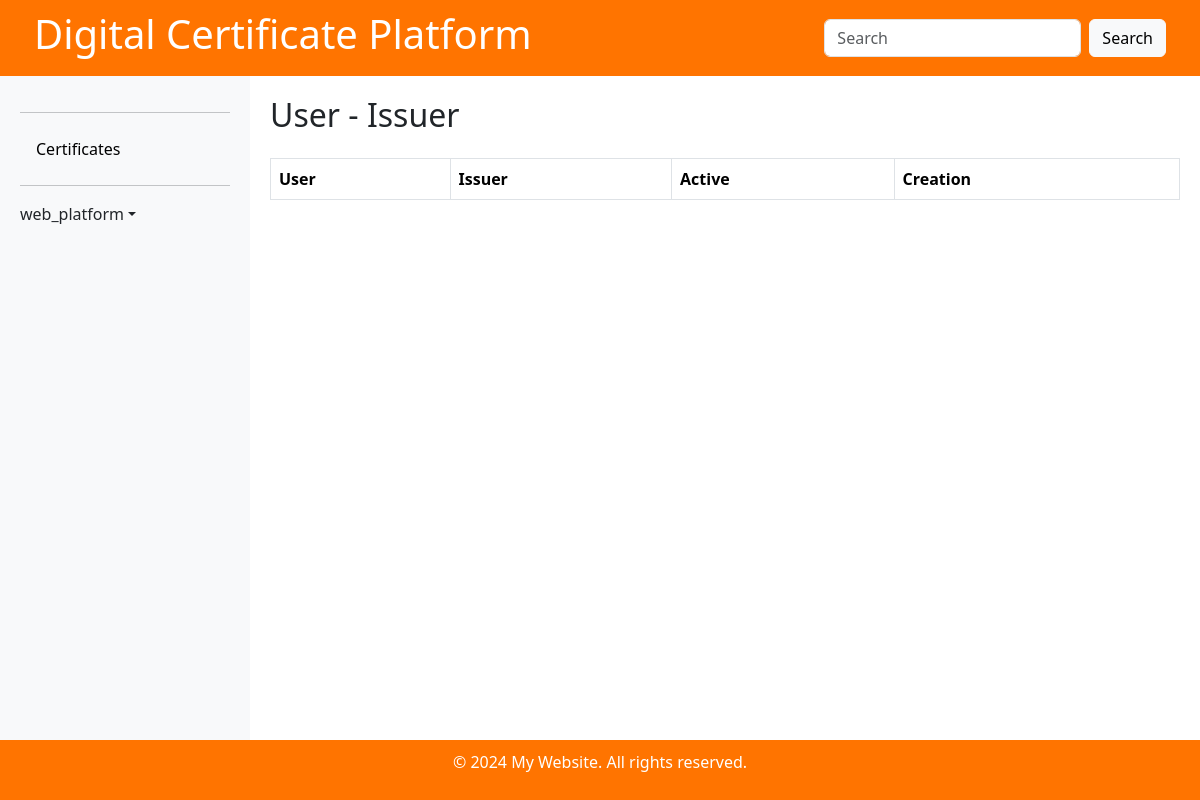
Before: /user-issuer-view (signed in) with the older database file.
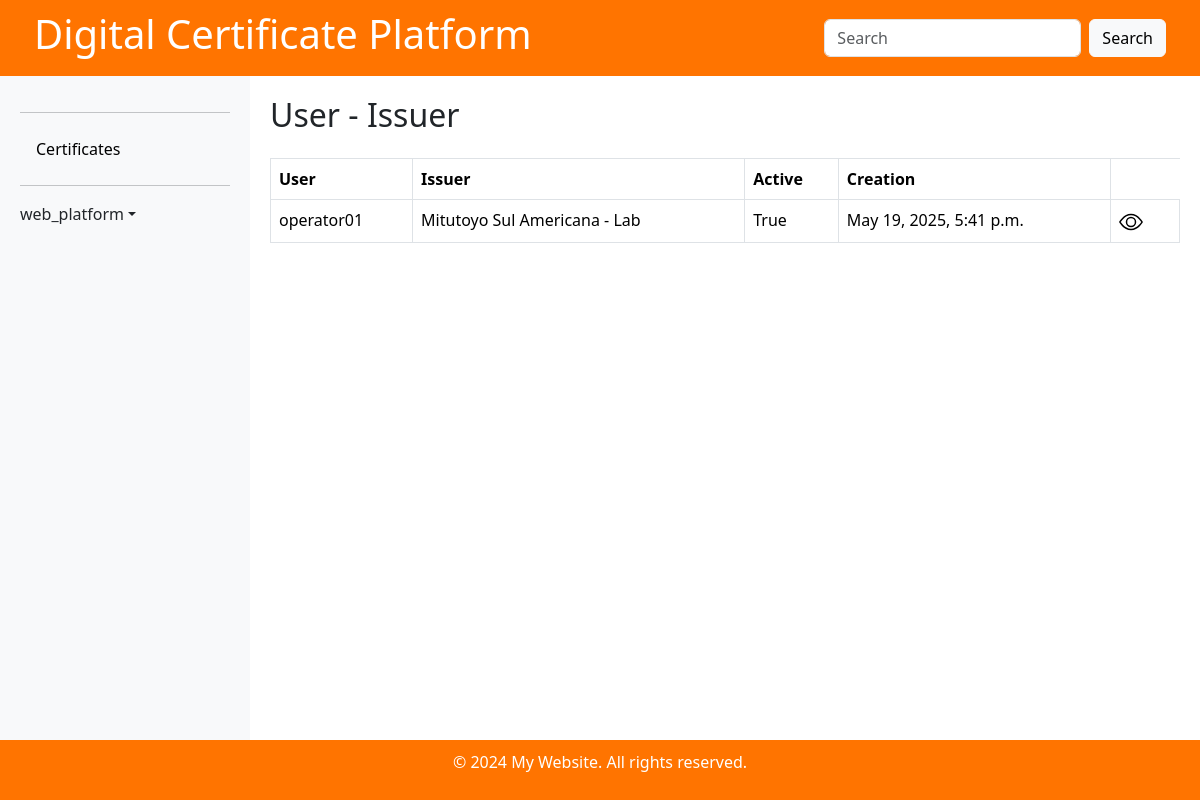
After: the same page with the newer database file.
### certificate/models.py (models this page shows, shortened)
class UserIssuer(models.Model):
    user            = models.ForeignKey(User, on_delete=models.PROTECT)
    issuer          = models.ForeignKey(Issuer, on_delete=models.PROTECT)
    active          = models.BooleanField('Active', default=False)
    creation        = models.DateTimeField('Creation Date', default=timezone.now)

class Issuer(models.Model):
    name            = models.CharField('Name', max_length=150)
    issuer_id       = models.CharField('Issuer ID', max_length=150)
    description     = models.CharField('Description', max_length=200)
    parent          = models.ForeignKey(to='Issuer', null=True, blank=True, on_delete=models.PROTECT)
    contact         = models.CharField('Contact', blank=True, max_length=200)
    telephone       = models.CharField('Telephone', blank=True, max_length=50)
    email           = models.CharField('Email', blank=True, max_length=200)
    country         = models.ForeignKey(Country, blank=True, on_delete=models.PROTECT)
    state           = models.CharField('State', max_length=50)
    city            = models.CharField('Postal code', blank=True, max_length=50)
    postal_code     = models.CharField('Address 1', blank=True, max_length=20)
    address_2       = models.CharField('Address 2', blank=True, max_length=200)
    address_3       = models.CharField('Address 3', blank=True, max_length=200)
    address_4       = models.CharField('Address 4', blank=True, max_length=200)
    active          = models.BooleanField('Active', default=False)
    creation        = models.DateTimeField('Creation Date', default=timezone.now)
    def __str__(self):
        return str(self.name)

### certificate/views.py (the view)
# urls.py: path('user-issuer-view', views.user_issuer_list_view, name='user-issuer'),
@login_required
@has_role_decorator('internal_resource')
def user_issuer_list_view(request):
    template = 'certificate/user-issuer-list.html'
    data = UserIssuer.objects.all()
    context = {'data': data }
    return render(request, template, context)

### certificate/context_processors.py (called while the page is built)
def user_roles(request):
    if request.user.is_authenticated:
        roles = [role.role_name for role in get_user_roles(request.user)]
    else:
        roles = []
    return {'user_roles': roles}

### certificate/templatetags/custom_filters.py (called while the page is built)
@register.filter
def user_has_role(user, role_name):
    return has_role(user, role_name)

### certificate/templates/certificate/user-issuer-list.html (shortened to what this page needs)
{% extends 'base.html' %}{% load custom_filters %}
{% block content %}
<div class="d-flex justify-content-between align-items-center mb-3">
  <h2>User - Issuer </h2>
</div>
<table class="table table-bordered">
  <thead>
    <tr>
      <th>User</th>
      <th>Issuer</th>
      <th>Active</th>
      <th>Creation</th>
    </tr>
  </thead>
  <tbody>
    {% for d in data %}
    <tr>
      <td>{{ d.user }}</td>
      <td>{{ d.issuer }}</td>
      <td>{{ d.active }}</td>
      <td>{{ d.creation }}</td>
      <td>
        <a href=""><svg class="bi me-2" width="24" height="24"><use xlink:href="#view-icon"/></svg></a>
      </td>
    </tr>
    {% endfor %}
  </tbody>
</table>
{% endblock content %}

Changed rows visible on the page:
added UserIssuer: user "operator01", issuer "Mitutoyo Sul Americana - Lab", active "True", creation "May 19, 2025, 5:41 p.m."
